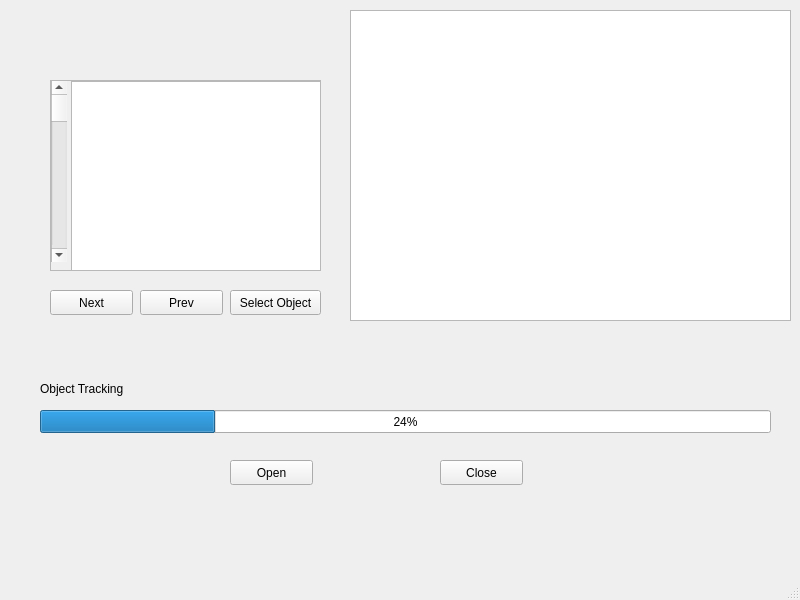
<?xml version="1.0" encoding="UTF-8"?>
<ui version="4.0">
 <class>ObjectDetection</class>
 <widget class="QMainWindow" name="ObjectDetection">
  <property name="geometry">
   <rect>
    <x>0</x>
    <y>0</y>
    <width>800</width>
    <height>600</height>
   </rect>
  </property>
  <property name="windowTitle">
   <string>MainWindow</string>
  </property>
  <widget class="QWidget" name="centralwidget">
   <widget class="QScrollArea" name="scrollArea">
    <property name="geometry">
     <rect>
      <x>50</x>
      <y>80</y>
      <width>271</width>
      <height>191</height>
     </rect>
    </property>
    <property name="widgetResizable">
     <bool>true</bool>
    </property>
    <widget class="QWidget" name="scrollAreaWidgetContents">
     <property name="geometry">
      <rect>
       <x>0</x>
       <y>0</y>
       <width>269</width>
       <height>189</height>
      </rect>
     </property>
     <widget class="QListView" name="listView">
      <property name="geometry">
       <rect>
        <x>20</x>
        <y>0</y>
        <width>256</width>
        <height>192</height>
       </rect>
      </property>
     </widget>
     <widget class="QScrollBar" name="verticalScrollBar">
      <property name="geometry">
       <rect>
        <x>0</x>
        <y>0</y>
        <width>16</width>
        <height>181</height>
       </rect>
      </property>
      <property name="orientation">
       <enum>Qt::Vertical</enum>
      </property>
     </widget>
    </widget>
   </widget>
   <widget class="QPushButton" name="pushButton">
    <property name="geometry">
     <rect>
      <x>50</x>
      <y>290</y>
      <width>83</width>
      <height>25</height>
     </rect>
    </property>
    <property name="text">
     <string>Next</string>
    </property>
   </widget>
   <widget class="QPushButton" name="pushButton_2">
    <property name="geometry">
     <rect>
      <x>140</x>
      <y>290</y>
      <width>83</width>
      <height>25</height>
     </rect>
    </property>
    <property name="text">
     <string>Prev</string>
    </property>
   </widget>
   <widget class="QGraphicsView" name="graphicsView">
    <property name="geometry">
     <rect>
      <x>350</x>
      <y>10</y>
      <width>441</width>
      <height>311</height>
     </rect>
    </property>
   </widget>
   <widget class="QPushButton" name="pushButton_3">
    <property name="geometry">
     <rect>
      <x>230</x>
      <y>290</y>
      <width>91</width>
      <height>25</height>
     </rect>
    </property>
    <property name="text">
     <string>Select Object</string>
    </property>
   </widget>
   <widget class="QProgressBar" name="progressBar">
    <property name="geometry">
     <rect>
      <x>40</x>
      <y>410</y>
      <width>731</width>
      <height>23</height>
     </rect>
    </property>
    <property name="value">
     <number>24</number>
    </property>
   </widget>
   <widget class="QLabel" name="label">
    <property name="geometry">
     <rect>
      <x>40</x>
      <y>380</y>
      <width>141</width>
      <height>17</height>
     </rect>
    </property>
    <property name="text">
     <string>Object Tracking</string>
    </property>
   </widget>
   <widget class="QPushButton" name="pushButton_4">
    <property name="geometry">
     <rect>
      <x>230</x>
      <y>460</y>
      <width>83</width>
      <height>25</height>
     </rect>
    </property>
    <property name="text">
     <string>Open</string>
    </property>
   </widget>
   <widget class="QPushButton" name="pushButton_5">
    <property name="geometry">
     <rect>
      <x>440</x>
      <y>460</y>
      <width>83</width>
      <height>25</height>
     </rect>
    </property>
    <property name="text">
     <string>Close</string>
    </property>
   </widget>
  </widget>
  <widget class="QMenuBar" name="menubar">
   <property name="geometry">
    <rect>
     <x>0</x>
     <y>0</y>
     <width>800</width>
     <height>22</height>
    </rect>
   </property>
  </widget>
  <widget class="QStatusBar" name="statusbar"/>
 </widget>
 <resources/>
 <connections/>
</ui>
